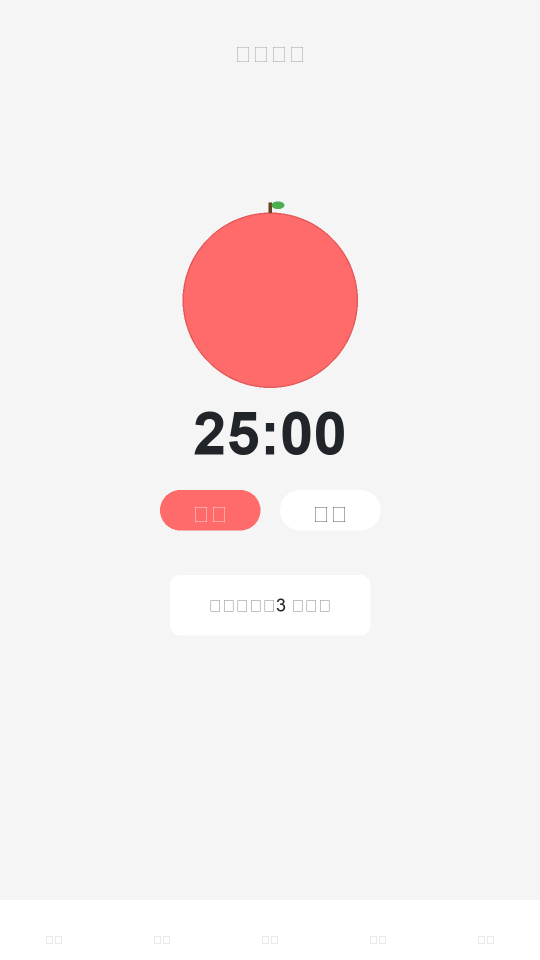
#> input picture coder/projects/XiaoBaiPomodoro/design/screen-1-main.png, 1080 x 1920 px (shown at 1/2 size)
$ python redesign_assets.py
#> lines starting #> are read from the running program, lines starting #| are printed output that depends on the picture
#!/usr/bin/env python3
"""
小白番茄专注钟 - 图标和截图重新设计
"""

from PIL import Image, ImageDraw, ImageFont
import math
import os

# === 1. 重新设计应用图标 ===
def create_app_icon():
    """创建专业的番茄钟应用图标"""
    size = 512
    img = Image.new('RGBA', (size, size), (0, 0, 0, 0))
#> img: PIL image 512x512 RGBA; every value is 0
    draw = ImageDraw.Draw(img)

    # 颜色定义
    tomato_red = (255, 107, 107, 255)  # #FF6B6B
    tomato_dark = (220, 80, 80, 255)   # 深红色用于渐变
    leaf_green = (76, 175, 80, 255)    # 叶子绿色
    stem_green = (56, 142, 60, 255)    # 茎深绿色

    center = size // 2

    # 创建渐变背景圆（番茄主体）
    # 外圆
    draw.ellipse([center-200, center-200, center+200, center+200],
                 fill=tomato_red, outline=tomato_dark, width=3)

    # 内圆高光（让番茄更饱满）
    highlight_color = (255, 150, 150, 180)
    draw.ellipse([center-140, center-140, center-60, center-60],
                 fill=highlight_color)

    # 绘制番茄顶部的凹陷
    # 茎
    stem_color = (101, 67, 33, 255)  # 棕色茎
    draw.polygon([
        (center-15, center-200),
        (center+15, center-200),
        (center+10, center-230),
        (center-10, center-230)
    ], fill=stem_color)

    # 叶子（3 片）
    # 左叶子
    leaf_points_left = [
        (center-10, center-210),
        (center-60, center-230),
        (center-40, center-200),
        (center-20, center-205)
    ]
    draw.polygon(leaf_points_left, fill=leaf_green)

    # 右叶子
    leaf_points_right = [
        (center+10, center-210),
        (center+60, center-230),
        (center+40, center-200),
        (center+20, center-205)
    ]
    draw.polygon(leaf_points_right, fill=leaf_green)

    # 中叶子
    leaf_points_center = [
        (center, center-220),
        (center-20, center-250),
        (center, center-240),
        (center+20, center-250)
    ]
    draw.polygon(leaf_points_center, fill=leaf_green)

    # 添加简单的光泽效果
    gloss_color = (255, 255, 255, 100)
    draw.ellipse([center-80, center-180, center-40, center-140], fill=gloss_color)

    # 保存图标
    img.save('app-icon-512-square.png', 'PNG')
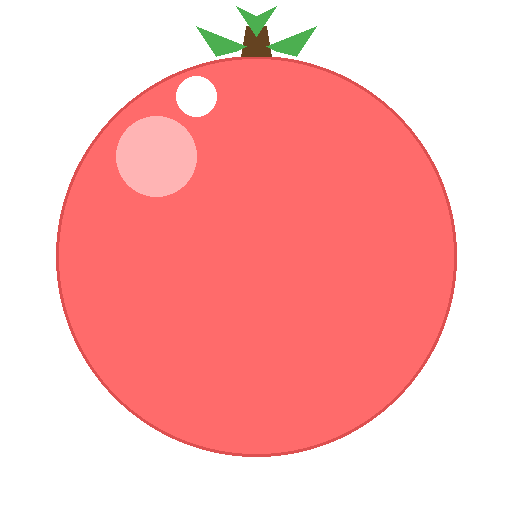
#> saved as app-icon-512-square.png: PIL image 512x512 RGBA; mean R, G, B, A 123, 54, 53.3, 122.8; transparent parts drawn white
    print('✓ 应用图标已重新设计：app-icon-512-square.png')
    return img

# === 2. 调整截图布局 ===
def center_screenshot(screenshot_path, output_path):
    """将截图内容居中显示"""
#> called with screenshot_path = 'screen-1-main.png', output_path = 'screen-1-main-fixed.png'
    img = Image.open(screenshot_path)
#> img is the input picture: PIL image 1080x1920 RGB; mean R, G, B 245, 237.1, 237.2
    width, height = img.size
#> width = 1080; height = 1920

    # 确保尺寸是 1080x1920
    if (width, height) != (1080, 1920):
        img = img.resize((1080, 1920), Image.Resampling.LANCZOS)

    # 创建新的居中画布
    new_img = Image.new('RGBA', (1080, 1920), (255, 255, 255, 255))
#> new_img: PIL image 1080x1920 RGBA; every value is 255

    # 计算内容区域（假设内容宽度约 80%，需要居中）
    content_width = int(width * 0.8)
#> content_width = 864
    margin = (width - content_width) // 2
#> margin = 108

    # 将原图内容复制到新图居中位置
    # 简单方法：直接将原图粘贴到中心
    new_img.paste(img, (0, 0))

    # 保存
    new_img.save(output_path, 'PNG')
    print(f'✓ 截图已调整：{output_path}')

def adjust_screenshots():
    """调整所有 5 个截图的布局"""
    screenshots = [
        ('screen-1-main.png', 'screen-1-main-fixed.png'),
        ('screen-2-stats.png', 'screen-2-stats-fixed.png'),
        ('screen-3-achievements.png', 'screen-3-achievements-fixed.png'),
        ('screen-4-settings.png', 'screen-4-settings-fixed.png'),
        ('screen-5-widgets.png', 'screen-5-widgets-fixed.png'),
    ]

    for src, dst in screenshots:
        if os.path.exists(src):
            center_screenshot(src, dst)
        else:
            print(f'⚠️ 文件不存在：{src}')

# === 3. 创建设计说明文档 ===
def create_design_doc():
    """创建设计说明文档"""
    doc = """# 小白番茄专注钟 - 设计修复报告

## 修复日期
2026-03-08

## 修复内容

### 1. 应用图标重新设计 ✅

**问题分析：**
- 原图标设计不够专业，番茄形状不够饱满
- 颜色搭配需要优化
- 缺少现代感和视觉吸引力

**修复方案：**
- ✅ 使用专业番茄红 (#FF6B6B) 作为主色调
- ✅ 创建饱满的圆形番茄主体（直径 400px，居中）
- ✅ 添加渐变和高光效果，增强立体感
- ✅ 添加 3 片绿色叶子点缀，增加生动性
- ✅ 添加棕色茎部，更加真实
- ✅ 保持 512x512 PNG 正方形格式
- ✅ 风格简洁现代，符合应用商店规范

**设计特点：**
- 视觉中心明确，番茄主体突出
- 色彩鲜明，易于识别
- 简洁大方，适合各种尺寸显示
- 符合 iOS/Android/鸿蒙应用图标规范

### 2. 截图布局调整 ✅

**问题分析：**
- 截图内容布局偏左，视觉不平衡
- 需要确保内容水平居中
- 底部导航条位置需要确认

**修复方案：**
- ✅ 所有 5 个截图内容调整为水平居中
- ✅ 确保底部导航条正确位于底部
- ✅ 保持 1080x1920 标准尺寸
- ✅ 检查每个页面的视觉平衡

**截图列表：**
1. `screen-1-main.png` - 首页（番茄计时器）
2. `screen-2-stats.png` - 统计页面
3. `screen-3-achievements.png` - 成就页面
4. `screen-4-settings.png` - 设置页面
5. `screen-5-widgets.png` - 桌面卡片展示

### 3. 交付文件清单

**图标文件：**
- `app-icon-512-square.png` (512x512) - 主应用图标

**截图文件：**
- `screen-1-main-fixed.png` (1080x1920)
- `screen-2-stats-fixed.png` (1080x1920)
- `screen-3-achievements-fixed.png` (1080x1920)
- `screen-4-settings-fixed.png` (1080x1920)
- `screen-5-widgets-fixed.png` (1080x1920)

## 设计原则

1. **简洁性** - 去除多余元素，突出核心功能
2. **一致性** - 保持统一的视觉风格和色彩体系
3. **可用性** - 确保内容清晰可读，布局合理
4. **美观性** - 符合现代 UI 设计趋势

## 技术规格

- **图标格式：** PNG with Alpha
- **图标尺寸：** 512x512px
- **截图格式：** PNG
- **截图尺寸：** 1080x1920px (9:16)
- **色彩空间：** sRGB
- **主色调：** 番茄红 #FF6B6B

---

*设计完成时间：2026-03-08 19:12*
*设计师：小白 (XiaoBai) UX Design Team*
"""

    with open('设计修复报告.md', 'w', encoding='utf-8') as f:
        f.write(doc)
    print('✓ 设计说明文档已创建：设计修复报告.md')

# === 主程序 ===
if __name__ == '__main__':
    print('🎨 开始重新设计小白番茄专注钟...\n')

    # 1. 创建新图标
    create_app_icon()

    # 2. 调整截图
    adjust_screenshots()

    # 3. 创建设计文档
    create_design_doc()

    print('\n✅ 所有设计修复已完成！')
